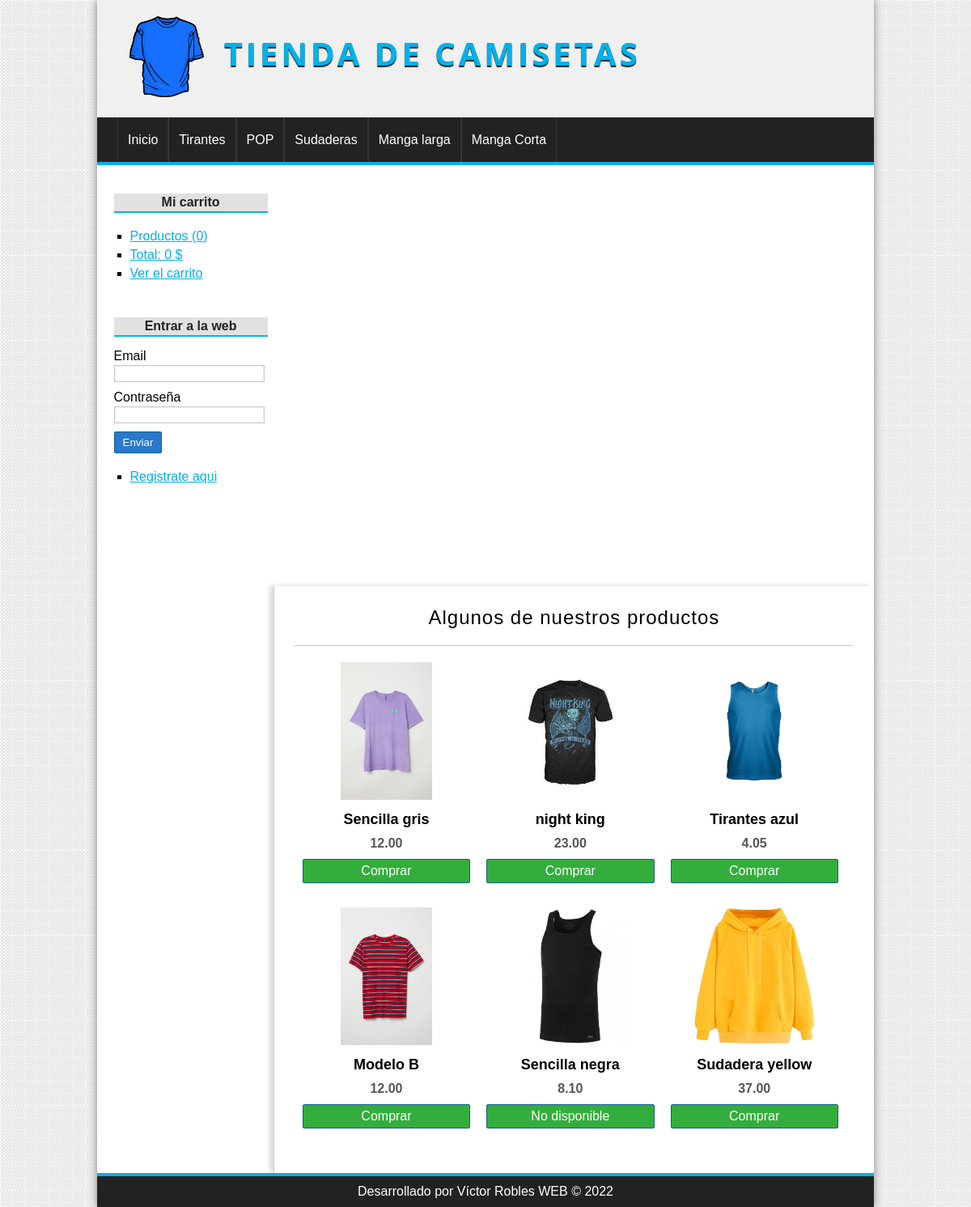
The page / on the database its author committed.
### tables this page shows
CREATE TABLE `categorias` (
  `id` int NOT NULL,
  `nombre` varchar(100) NOT NULL
);

CREATE TABLE `productos` (
  `id` int NOT NULL,
  `categoria_id` int NOT NULL,
  `nombre` varchar(100) NOT NULL,
  `descripcion` text,
  `precio` float(100,2) NOT NULL,
  `stock` int NOT NULL,
  `oferta` varchar(2) DEFAULT NULL,
  `fecha` date NOT NULL,
  `imagen` varchar(255) DEFAULT NULL
);

### config/db.php (called while the page is built)
<?php
class Database{
	public static function connect(){
		$db = new mysqli('127.0.0.1:3308', 'root', 'root', 'tienda_master');
		$db->query("SET NAMES 'utf8'");
		return $db;
	}
}

### helpers/Utils.php (called while the page is built, shortened)
<?php
class Utils{
	public static function showCategorias(){
		require_once 'models/Categoria.php';
		$categoria  = new Categoria();
		$categorias = $categoria->getAll();
		return $categorias;
	}
	public static function statsCarrito(){
		$stats = array(
			'count' => 0,
			'total' => 0
		);
		return $stats;
	}
}

### models/Categoria.php (called while the page is built, shortened)
<?php
class Categoria{
	private $db;
	public function __construct() {
		$this->db = Database::connect();
	}
	public function getAll(){
		$categorias = $this->db->query("SELECT * FROM categorias ORDER BY id DESC;");
		return $categorias;
	}
}

### autoload.php (called while the page is built, shortened)
<?php
function controllers_autoload($classname){
	$classname =  ucwords($classname);
}

### controllers/ProductoController.php (called while the page is built, shortened)
<?php
require_once 'models/Producto.php';
class productoController{
	public function index(){
		$producto = new Producto();
		$productos = $producto->getRandom(6);
		require_once 'views/producto/destacados.php';
	}
}

### models/Producto.php (called while the page is built, shortened)
<?php
class Producto{
	private $db;
	public function __construct() {
		$this->db = Database::connect();
	}
	public function getRandom($limit){
		$productos = $this->db->query("SELECT * FROM productos ORDER BY RAND() LIMIT $limit");
		return $productos;
	}
}

### views/producto/destacados.php (the view)
<h1>Algunos de nuestros productos</h1>
<?php while($product = $productos->fetch_object()): ?>
	<div class="product">
		<a href="<?=base_url?>producto/ver&id=<?=$product->id?>">
			<?php if($product->imagen != null): ?>
				<img src="<?=base_url?>uploads/images/<?=$product->imagen?>" />
			<?php else: ?>
				<img src="<?=base_url?>assets/img/camiseta.png" />
			<?php endif; ?>
			<h2><?=$product->nombre?></h2>
		</a>
		<p><?=$product->precio?></p>
		<?php if ($product->stock > 0): ?>
			<a href="<?=base_url?>carrito/add&id=<?=$product->id?>" class="button">Comprar</a>
		<?php else :?>
			<a href="#" class="button">No disponible</a>
		<?php endif; ?>
	</div>
<?php endwhile; ?>

### views/layout/header.php (shortened to what this page needs)
<!DOCTYPE HTML>
<html lang="es">
	<head>
		<link rel="stylesheet" href="<?=base_url?>assets/css/styles.css" />
	</head>
	<body>
		<div id="container">
			<header id="header">
				<div id="logo">
					<img src="<?=base_url?>assets/img/camiseta.png" alt="Camiseta Logo" />
					<a href="<?=base_url?>">
						Tienda de camisetas
					</a>
				</div>
			</header>
			<?php $categorias = Utils::showCategorias(); ?>
			<nav id="menu">
				<ul>
					<li>
						<a href="<?=base_url?>">Inicio</a>
					</li>
					<?php while($cat = $categorias->fetch_object()): ?>
						<li>
							<a href="<?=base_url?>categoria/ver&id=<?=$cat->id?>"><?=$cat->nombre?></a>
						</li>
					<?php endwhile; ?>
				</ul>
			</nav>
			<div id="content">

### views/layout/sidebar.php (shortened to what this page needs)
<aside id="lateral">
	<div id="carrito" class="block_aside">
		<h3>Mi carrito</h3>
		<ul>
			<?php $stats = Utils::statsCarrito(); ?>
			<li><a href="<?=base_url?>carrito/index">Productos (<?=$stats['count']?>)</a></li>
			<li><a href="<?=base_url?>carrito/index">Total: <?=$stats['total']?> $</a></li>
			<li><a href="<?=base_url?>carrito/index">Ver el carrito</a></li>
		</ul>
	</div>
	<div id="login" class="block_aside">
		<?php if(!isset($_SESSION['identity'])): ?>
			<h3>Entrar a la web</h3>
			<form action="<?=base_url?>usuario/login" method="post">
				<label for  = "email">Email</label>
					<input type = "email" name="email" />
				<label for  = "password">Contraseña</label>
					<input type = "password" name="password" />
					<input type = "submit" value="Enviar" />
			</form>
		<?php else: ?>
			<h3><?=$_SESSION['identity']->nombre?> <?=$_SESSION['identity']->apellidos?></h3>
		<?php endif; ?>
		<ul>
			<?php if(isset($_SESSION['identity'])): ?>
				<li><a href="<?=base_url?>pedido/mis_pedidos">Mis pedidos</a></li>
				<li><a href="<?=base_url?>usuario/logout">Cerrar sesión</a></li>
				<li><a href="<?=base_url?>usuario/gestion"> Gestionar datos usuario</a></li>
			<?php else: ?>
				<li><a href="<?=base_url?>usuario/registro">Registrate aqui</a></li>
			<?php endif; ?>
		</ul>
	</div>
</aside>
<div id="central">

### index.php (shortened to what this page needs)
<?php
require_once 'autoload.php';
require_once 'config/db.php';
require_once 'helpers/Utils.php';
require_once 'views/layout/header.php';
require_once 'views/layout/sidebar.php';
if(isset($_GET['controller'])){
	$nombre_controlador = $_GET['controller'].'Controller';
}elseif(!isset($_GET['controller']) && !isset($_GET['action'])){
	$nombre_controlador = controller_default;
}else{
	show_error();
	exit();
}
if(class_exists($nombre_controlador)){
	$controlador = new $nombre_controlador();
	if(isset($_GET['action']) && method_exists($controlador, $_GET['action'])){
		$action      = $_GET['action'];
		$controlador -> $action();
	}elseif(!isset($_GET['controller']) && !isset($_GET['action'])){
		$action_default = action_default;
		$controlador   -> $action_default();
	}else{
		show_error();
	}
}else{
	show_error();
}
require_once 'views/layout/footer.php';

### views/layout/footer.php
</div>
</div>
			<footer id="footer">
				<p>Desarrollado por Víctor Robles WEB &copy; <?= date('Y') ?></p>
			</footer>
		</div>
	</body>
</html>

### assets/css/styles.css (style rules this page uses)
* { padding: 0px; margin: 0px; font-family: sans-serif, Helvetica, Arial; }
body { background: url(../img/bg.png); }
a { color: #01B1EA; }
#container { width: 80%; margin: 0px auto; box-shadow: 0px 0px 10px gray; background: white; }
#header { height: 145px; background: #F0F0F0; }
#logo { padding: 20px; margin-left: 20px; float:left; }
#logo img { float:left; height: 100px; }
#logo a { float:left; font-size: 40px; letter-spacing: 4px; font-family: 'Open Sans', Helvetica, Arial; text-transform: uppercase; color: #01B1EA; font-weight: bold; text-decoration: none; margin-top: 18px; margin-left: 25px; text-shadow: 0px 2px 1px #222222; transition: all 300ms; }
#menu { clear:both; background: #222; color: white; height: 55px; border-bottom: 4px solid #01B1EA; }
#menu ul { list-style: none; text-decoration: none; margin: 0px auto; margin-left: 25px; }
#menu ul li { line-height: 55px; float:left; border-right: 1px solid #363636; }
#menu a { display: block; color: white; text-decoration: none; padding-left: 12px; padding-right: 12px; transition: all 300ms; }
#menu a:first-child { border-left: 1px solid #363636; }
#content { margin: 0px auto; overflow: hidden; background: white; }
#lateral { width: 22%; min-height: 500px; float: left; margin-top:20px; margin-left: 10px; }
#lateral .block_aside { display: block; width: 90%; margin: 5px auto; padding: 10px; }
#lateral h3 { display: block; color: #222; width: 100%; text-align: center; padding-top: 2px; padding-bottom: 2px; margin-bottom: 15px; font-size: 16px; font-weight: bold; background: #E1E1E1; border-bottom: 2px solid #01B1EA; }
#lateral ul { margin-top: 20px; margin-bottom: 20px; }
#lateral ul li { list-style: square; margin-left: 20px; margin-top: 5px; margin-bottom: 5px; }
label, input[type="text"], input[type="password"], input[type="email"], input[type="number"], select, textarea { display:block; width: 95%; margin-top: 2px; margin-bottom: 2px; }
input[type="text"], input[type="password"], input[type="email"], input[type="number"], select, textarea { border: 1px solid #C9C9C9; box-shadow: 0px 0px 2px #ccc inset; background: white; padding: 2px; color: gray; transition: all 300ms; }
input[type="button"], input[type="submit"], button, .button { display: block; border-radius: 2px; width: auto; padding: 5px; padding-left: 10px; padding-right: 10px; color: white; background: #2979CD; border: 1px solid #11608E; cursor:pointer; }
.button { background: #33AE3D; color: white !important; text-decoration: none; }
label, input[type="button"], input[type="submit"], button { display:block; margin-top: 10px; }
#central { width: 72%; min-height: 500px; float: right; border-left: 1px solid #ccc; box-shadow: -5px -1px 5px #ddd; padding:25px; }
#central h1 { font-size: 24px; font-weight: normal; letter-spacing: 1px; text-align: center; border-bottom: 1px solid #ccc; margin-bottom: 20px; padding: 20px; padding-top: 0px; }
.product { width: 30%; float:left; margin-left: 10px; margin-right: 10px; margin-bottom: 30px; text-align: center; }
.product a { color:black; text-decoration: none; }
.product img { height:170px; margin-bottom: 10px; }
.product h2 { font-size: 18px; margin-bottom: 10px; }
.product p { font-weight: bold; color: #555; margin-bottom: 10px; }
#footer { clear: both; text-align: center; padding-top:10px; padding-bottom: 10px; color: white; background: #222222; border-top: 4px solid #01B1EA; }

### rows shown on the page
categorias: nombre "Tirantes"
categorias: nombre "POP"
categorias: nombre "Sudaderas"
categorias: nombre "Manga larga"
categorias: nombre "Manga Corta"
productos: imagen (picture), nombre "Sencilla gris", precio "12.00"
productos: imagen (picture), nombre "night king", precio "23.00"
productos: imagen (picture), nombre "Tirantes azul", precio "4.05"
productos: imagen (picture), nombre "Modelo B", precio "12.00"
productos: imagen (picture), nombre "Sencilla negra", precio "8.10", stock "No disponible"
productos: imagen (picture), nombre "Sudadera yellow", precio "37.00"

### other values the page prints
$stats['count'] "0"
$stats['total'] "0"
